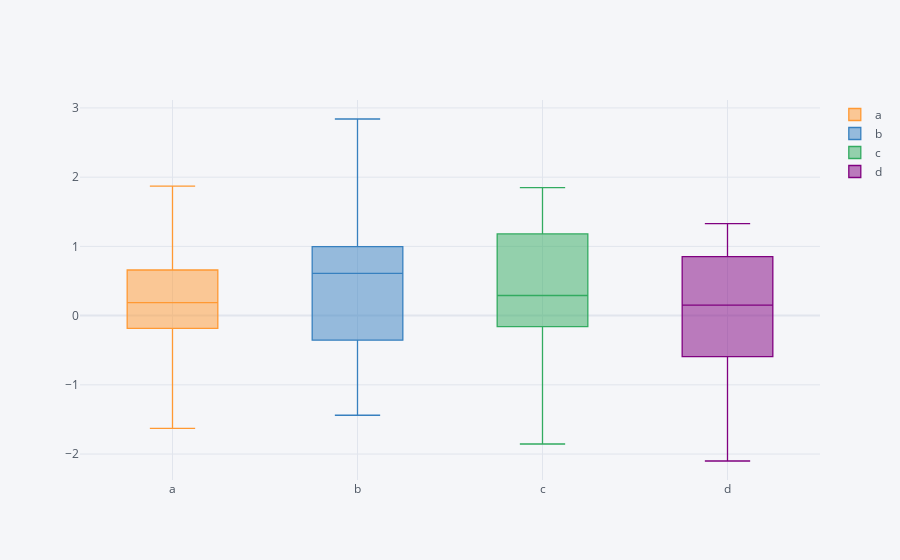

The notebook cell this image was saved under:
### Code cell
# To create a box plot 
df.iplot(kind='box',x='a',y='b')

### Figure 1 — Plotly figure (JSON) as saved in the notebook; plotly's stock layout.template omitted (floating-point values rounded to 4 significant figures)
{"data": [{"boxpoints": false, "line": {"width": 1.3}, "marker": {"color": "rgba(255, 153, 51, 1.0)"}, "name": "a", "orientation": "v", "type": "box", "y": [0.5117, -1.63, 1.516, -1.015, -0.3041, 0.1176, -0.07211, -0.2993, 0.2114, 0.1652, 0.3912, 1.87, 0.486, 1.281, 0.1645, 0.8468, 0.3674, 0.8055, -0.4713, -0.03113]}, {"boxpoints": false, "line": {"width": 1.3}, "marker": {"color": "rgba(55, 128, 191, 1.0)"}, "name": "b", "orientation": "v", "type": "box", "y": [-1.382, 0.6009, 0.6263, -1.44, 0.6783, 1.248, -0.1238, 1.313, 0.3992, 0.06778, 0.6358, -0.5995, -0.4587, -0.2508, 1.449, 1.327, 0.7444, 2.84, -0.8761, 0.6199]}, {"boxpoints": false, "line": {"width": 1.3}, "marker": {"color": "rgba(50, 171, 96, 1.0)"}, "name": "c", "orientation": "v", "type": "box", "y": [1.348, 1.616, 1.035, 1.243, 0.1401, -1.005, 0.2927, -0.9832, -1.737, 0.9709, -0.1669, 1.116, -1.855, 0.8033, 0.02444, 1.586, -0.1488, 0.09441, 0.2886, 1.849]}, {"boxpoints": false, "line": {"width": 1.3}, "marker": {"color": "rgba(128, 0, 128, 1.0)"}, "name": "d", "orientation": "v", "type": "box", "y": [-1.267, 0.8726, -0.8589, 0.7995, 0.4387, -1.073, 0.8325, 0.1639, -0.1673, 1.329, -0.2789, -2.1, 0.7521, -0.0278, -0.3233, 0.1395, -1.07, 0.953, 0.9722, 0.9266]}], "layout": {"legend": {"bgcolor": "#F5F6F9", "font": {"color": "#4D5663"}}, "paper_bgcolor": "#F5F6F9", "plot_bgcolor": "#F5F6F9", "title": {"font": {"color": "#4D5663"}}, "xaxis": {"gridcolor": "#E1E5ED", "showgrid": true, "tickfont": {"color": "#4D5663"}, "title": {"font": {"color": "#4D5663"}, "text": ""}, "zerolinecolor": "#E1E5ED"}, "yaxis": {"gridcolor": "#E1E5ED", "showgrid": true, "tickfont": {"color": "#4D5663"}, "title": {"font": {"color": "#4D5663"}, "text": ""}, "zerolinecolor": "#E1E5ED"}}}
